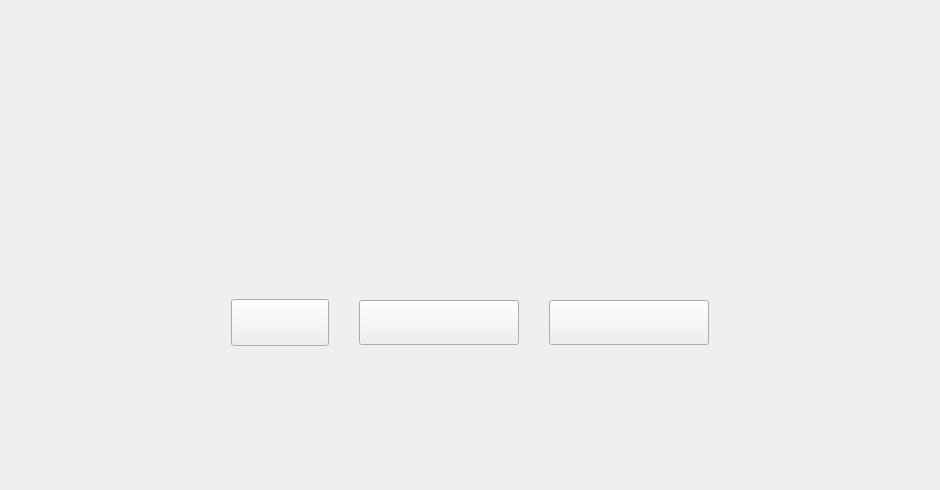
<?xml version="1.0" encoding="UTF-8"?>
<ui version="4.0">
 <class>AuthModeSelectionPage</class>
 <widget class="QWidget" name="AuthModeSelectionPage">
  <property name="geometry">
   <rect>
    <x>0</x>
    <y>0</y>
    <width>940</width>
    <height>490</height>
   </rect>
  </property>
  <property name="windowTitle">
   <string>AuthModeSelectionPage</string>
  </property>
  <property name="styleSheet">
   <string notr="true">#btn_return{
	border-image: url(:/MBRClient/Resources/image/gather/retry.png);
}
#btn_return:hover{
	border-image: url(:/MBRClient/Resources/image/gather/retry_hover.png);
}
#btn_return:pressed{
	border-image: url(:/MBRClient/Resources/image/gather/retry_pressed.png);
}
#btn_return:disabled{
	border-image: url(:/MBRClient/Resources/image/gather/retry_disabled.png);
}
#btn_oneKeyCollect{
	border-image: url(:/MBRClient/Resources/image/gather/qcj.png);
}
#btn_oneKeyCollect:hover{
	border-image: url(:/MBRClient/Resources/image/gather/qcj_hover.png);
}
#btn_oneKeyCollect:pressed{
	border-image: url(:/MBRClient/Resources/image/gather/qcj_pressed.png);
}
#btn_oneKeyCollect:disabled{
	border-image: url(:/MBRClient/Resources/image/gather/qcj_disabled.png);
}
#btn_gotoRecognize{
	border-image: url(:/MBRClient/Resources/image/gather/qrz.png);
}
#btn_gotoRecognize:hover{
	border-image: url(:/MBRClient/Resources/image/gather/qrz_hover.png);
}
#btn_gotoRecognize:pressed{
	border-image: url(:/MBRClient/Resources/image/gather/qrz_pressed.png);
}
#btn_gotoRecognize:disabled{
	border-image: url(:/MBRClient/Resources/image/gather/qrz_disabled.png);
}</string>
  </property>
  <layout class="QVBoxLayout" name="verticalLayout">
   <property name="spacing">
    <number>60</number>
   </property>
   <property name="leftMargin">
    <number>0</number>
   </property>
   <property name="topMargin">
    <number>85</number>
   </property>
   <property name="rightMargin">
    <number>0</number>
   </property>
   <property name="bottomMargin">
    <number>0</number>
   </property>
   <item>
    <layout class="QHBoxLayout" name="horizontalLayout">
     <property name="spacing">
      <number>80</number>
     </property>
     <item>
      <spacer name="horizontalSpacer">
       <property name="orientation">
        <enum>Qt::Horizontal</enum>
       </property>
       <property name="sizeHint" stdset="0">
        <size>
         <width>40</width>
         <height>20</height>
        </size>
       </property>
      </spacer>
     </item>
     <item>
      <widget class="BioTypeWidget" name="wgt_faceBioType" native="true">
       <property name="minimumSize">
        <size>
         <width>200</width>
         <height>154</height>
        </size>
       </property>
       <property name="maximumSize">
        <size>
         <width>200</width>
         <height>16777215</height>
        </size>
       </property>
      </widget>
     </item>
     <item>
      <widget class="BioTypeWidget" name="wgt_veinBioType" native="true">
       <property name="minimumSize">
        <size>
         <width>200</width>
         <height>154</height>
        </size>
       </property>
       <property name="maximumSize">
        <size>
         <width>200</width>
         <height>16777215</height>
        </size>
       </property>
      </widget>
     </item>
     <item>
      <widget class="BioTypeWidget" name="wgt_fingerBioType" native="true">
       <property name="minimumSize">
        <size>
         <width>200</width>
         <height>154</height>
        </size>
       </property>
       <property name="maximumSize">
        <size>
         <width>200</width>
         <height>16777215</height>
        </size>
       </property>
      </widget>
     </item>
     <item>
      <spacer name="horizontalSpacer_2">
       <property name="orientation">
        <enum>Qt::Horizontal</enum>
       </property>
       <property name="sizeHint" stdset="0">
        <size>
         <width>40</width>
         <height>20</height>
        </size>
       </property>
      </spacer>
     </item>
    </layout>
   </item>
   <item>
    <layout class="QHBoxLayout" name="horizontalLayout_2">
     <property name="spacing">
      <number>30</number>
     </property>
     <item>
      <spacer name="horizontalSpacer_3">
       <property name="orientation">
        <enum>Qt::Horizontal</enum>
       </property>
       <property name="sizeHint" stdset="0">
        <size>
         <width>40</width>
         <height>20</height>
        </size>
       </property>
      </spacer>
     </item>
     <item>
      <widget class="QPushButton" name="btn_return">
       <property name="minimumSize">
        <size>
         <width>98</width>
         <height>47</height>
        </size>
       </property>
       <property name="maximumSize">
        <size>
         <width>98</width>
         <height>47</height>
        </size>
       </property>
       <property name="text">
        <string/>
       </property>
      </widget>
     </item>
     <item>
      <widget class="QPushButton" name="btn_oneKeyCollect">
       <property name="minimumSize">
        <size>
         <width>160</width>
         <height>45</height>
        </size>
       </property>
       <property name="maximumSize">
        <size>
         <width>160</width>
         <height>45</height>
        </size>
       </property>
       <property name="text">
        <string/>
       </property>
      </widget>
     </item>
     <item>
      <widget class="QPushButton" name="btn_gotoRecognize">
       <property name="minimumSize">
        <size>
         <width>160</width>
         <height>45</height>
        </size>
       </property>
       <property name="maximumSize">
        <size>
         <width>160</width>
         <height>45</height>
        </size>
       </property>
       <property name="text">
        <string/>
       </property>
      </widget>
     </item>
     <item>
      <spacer name="horizontalSpacer_4">
       <property name="orientation">
        <enum>Qt::Horizontal</enum>
       </property>
       <property name="sizeHint" stdset="0">
        <size>
         <width>40</width>
         <height>20</height>
        </size>
       </property>
      </spacer>
     </item>
    </layout>
   </item>
   <item>
    <spacer name="verticalSpacer">
     <property name="orientation">
      <enum>Qt::Vertical</enum>
     </property>
     <property name="sizeHint" stdset="0">
      <size>
       <width>20</width>
       <height>77</height>
      </size>
     </property>
    </spacer>
   </item>
  </layout>
 </widget>
 <layoutdefault spacing="6" margin="11"/>
 <customwidgets>
  <customwidget>
   <class>BioTypeWidget</class>
   <extends>QWidget</extends>
   <header>BioTypeWidget.h</header>
   <container>1</container>
  </customwidget>
 </customwidgets>
 <resources>
  <include location="MBRClient.qrc"/>
 </resources>
 <connections/>
</ui>
